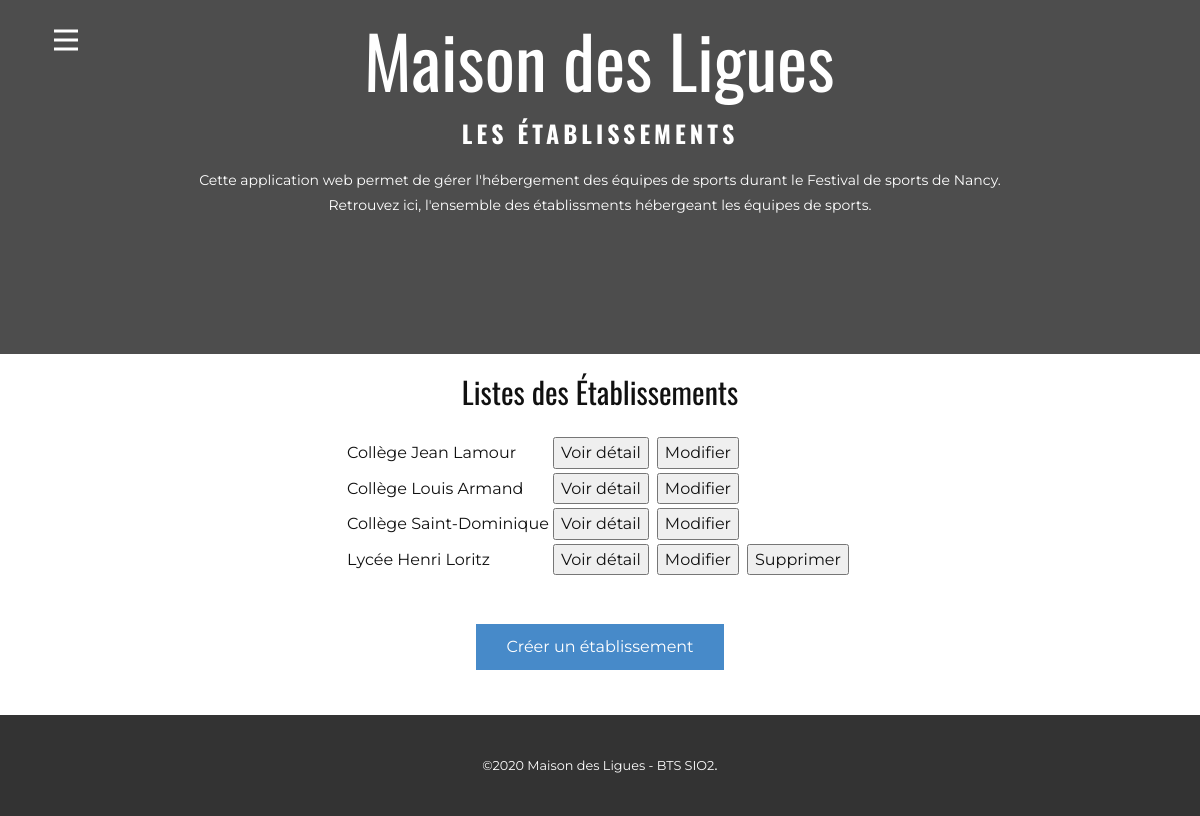
Page /EtablissementsListe.php on the committed database.
### tables this page shows
CREATE TABLE IF NOT EXISTS `etablissement` (
  `id` char(8) NOT NULL,
  `nom` varchar(45) NOT NULL,
  `adresseRue` varchar(45) NOT NULL,
  `codePostal` char(5) NOT NULL,
  `ville` varchar(35) NOT NULL,
  `tel` varchar(13) NOT NULL,
  `adresseElectronique` varchar(70) DEFAULT NULL,
  `type` tinyint(4) NOT NULL,
  `civiliteResponsable` varchar(12) NOT NULL,
  `nomResponsable` varchar(25) NOT NULL,
  `prenomResponsable` varchar(25) DEFAULT NULL,
  `nombreChambresOffertes` int(11) DEFAULT NULL,
  PRIMARY KEY (`id`)
);

### _gestionBase.inc.php (called while the page is built, shortened)
<?php
function obtenirReqEtablissements()
{
   $req="select id, nom from Etablissement order by id";
   return $req;
}
function existeAttributionsEtab($id)
{
   $req="select * From Attribution where idEtab='$id'";
   return $req;
}
?>

### EtablissementsListe.php (the view, shortened to what this page needs)
<?php
	include("_gestionBase.inc.php");
?>
    <section class="u-align-center u-clearfix u-grey-70 u-section-1" id="sec-0b7d">
      <div class="u-clearfix u-sheet u-sheet-1">
        <h1 class="u-align-left u-heading-font u-text u-title u-text-1" data-animation-name="slideIn" data-animation-duration="1000" data-animation-delay="0" data-animation-direction="Down">Maison des Ligues</h1>
        <h5 class="u-text u-text-2" data-animation-name="slideIn" data-animation-duration="1000" data-animation-delay="0" data-animation-direction="Down">Les Établissements</h5>
        <p class="u-text u-text-3" data-animation-name="slideIn" data-animation-duration="1000" data-animation-delay="0" data-animation-direction="Down">Cette application web permet de gérer l'hébergement des équipes de sports durant le Festival de sports de Nancy.<br>
        Retrouvez ici, l'ensemble des établissments hébergeant les équipes de sports.
        </p>
      </div>
    </section>
<section>
	<?php
   $req=obtenirReqEtablissements();
   $resultat = $bdd->query($req);
	?>
		<center>
		<caption><h3>Listes des Établissements</h3></caption>
			<table>
				<tr>
					<th></th>
					<th width="10px"></th>
					<th></th>
					<th width="10px"></th>
					<th></th>
					<th width="10px"></th>
					<th></th>
				</tr>
				<?php
				while ($donnees = $resultat->fetch())
				{
					$id=$donnees['id'];
				?>
				<tr>
					<td><?php echo $donnees['nom'];?></td>
					<td>
					<form action="EtablissementsListe_Details.php" method="post">
						<input type="submit" name="envoi" value="Voir détail" />
					</form>
					</td>
					<td></td>
					<td>
					<form action="EtablissementMod.php" method="post">
						<input type="submit" name="envoi" value="Modifier" />
					</form>
					</td>
					<td></td>
					<?php
						$req2=existeAttributionsEtab($id);
						$res2=$bdd->query($req2);
						if (!$ligne=$res2->fetch())
						{
					?>
					<td>
						<form action="EtablissementSup.php?action=demanderSupprEtab" method="POST">
							<input type="submit" name="envoi" value="Supprimer">
					</form>
					</td>
					<?php
						}
				}
			?>
			</table>
			<br>
				<form action="EtablissementCreate.php?action=demanderCreEtab" method="POST">
					<input type="submit" name="envoi" value="Créer un établissement" class="u-btn u-btn-submit u-button-style">
				</form>
			<br>
	</center>
</section>

### index.css (style rules this page uses)
.u-section-1 { background-image: none }
.u-section-1 .u-sheet-1 { min-height: 354px }
.u-section-1 .u-text-1 { animation-duration: 1000ms; margin: 20px 334px 0 }
.u-section-1 .u-text-2 { animation-duration: 1000ms; margin: 20px 106px 0 }
.u-section-1 .u-text-3 { font-size: 0.875rem; animation-duration: 1000ms; margin: 20px 106px 0 }

### rows in the picture
etablissement: nom "Collège Jean Lamour"
etablissement: nom "Collège Louis Armand"
etablissement: nom "Collège Saint-Dominique"
etablissement: nom "Lycée Henri Loritz"
